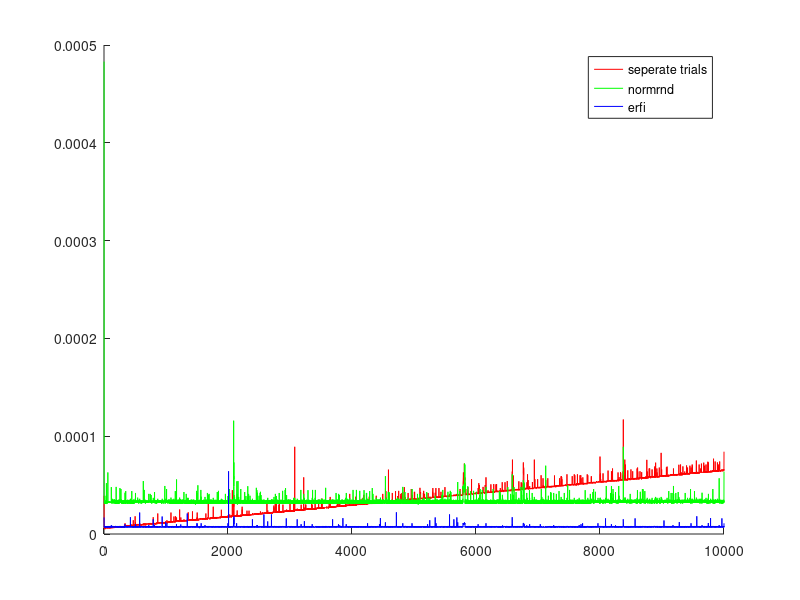

This figure's MATLAB source:
m_max = 10000
p = 0.5
random_times = zeros(1, m_max);
normrnd_times = zeros(1, m_max);
analytic_times = zeros(1, m_max);

dummy1 = 0.0;
dummy2 = 0.0;
dummy3 = 0.0;

for m = 1:m_max
	tic
	dummy1 = sum(rand(1,m) < p);
	random_times(m) = toc;

	tic
	dummy2 = normrnd(m*p,sqrt(m*p*(1 - p)));
	normrnd_times(m) = toc;

	tic
	dummy3 = sqrt(m*p*(1 - p))*erfi(2*rand()-1) + m*p;
	analytic_times(m) = toc;

end

hold on
plot(random_times, 'color', 'red')
plot(normrnd_times, 'color', 'green')
plot(analytic_times, 'color', 'blue')
legend('seperate trials','normrnd', 'erfi')
hold off
pause

